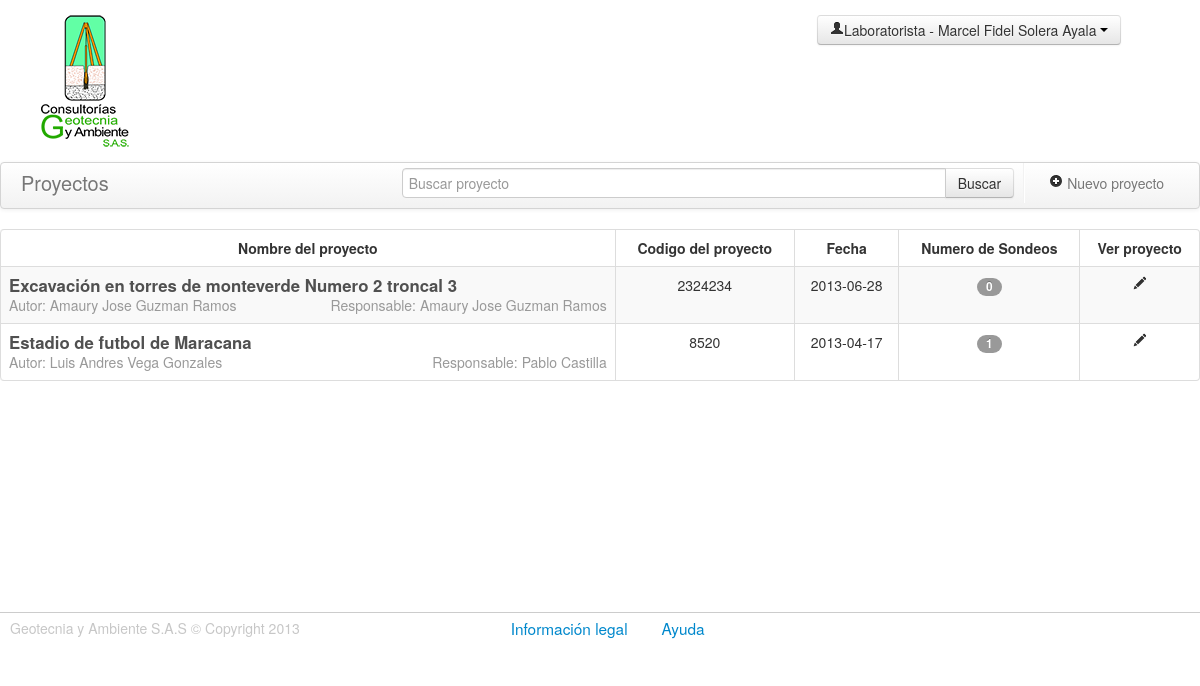
The app's page /proyectos.php (signed in) with its own data.
### tables this page shows
CREATE TABLE IF NOT EXISTS `proyectos` (
  `id_proyecto` int(30) NOT NULL AUTO_INCREMENT COMMENT 'Id del proyecto\r\n',
  `codigo_proyecto` int(30) NOT NULL COMMENT 'Codigo unico de proyecto',
  `nombre_proyecto` varchar(200) DEFAULT NULL COMMENT 'Nombre del proyecto',
  `lugar` varchar(200) DEFAULT NULL COMMENT 'Lugar donde se realiza el proyecto\r\n',
  `contratista` varchar(100) DEFAULT NULL COMMENT 'Nombre del contratista\r\n',
  `fecha` date NOT NULL COMMENT 'Fecha del proyecto\r\n',
  `fk_id_autor` int(11) NOT NULL,
  `fk_id_responsable` int(19) NOT NULL,
  `estado` int(11) NOT NULL DEFAULT '1',
  PRIMARY KEY (`id_proyecto`),
  UNIQUE KEY `codigo_proyecto` (`codigo_proyecto`),
  KEY `fk_id_autor` (`fk_id_autor`),
  KEY `fk_id_responsable` (`fk_id_responsable`)
);

CREATE TABLE IF NOT EXISTS `usuarios` (
  `id_usuario` int(30) NOT NULL AUTO_INCREMENT COMMENT 'Id del usuario',
  `cedula` int(30) NOT NULL COMMENT 'Cedula de los usuarios del sistema\r\n',
  `nombres` varchar(100) NOT NULL COMMENT 'Nombres del usuario',
  `apellidos` varchar(100) NOT NULL COMMENT 'Apellidos usuario',
  `tipo` varchar(100) NOT NULL COMMENT 'Tipo de usuario: Laboratorista , Ingeniero , Administrador.',
  `nombre_usuario` varchar(100) NOT NULL COMMENT 'Nombre de usuario',
  `password` varchar(50) NOT NULL COMMENT 'Contraseña',
  `estado` int(11) NOT NULL,
  PRIMARY KEY (`id_usuario`),
  UNIQUE KEY `cedula` (`cedula`)
);

### includes/proyectos.php (called while the page is built, shortened)
<?php
class proyectos extends DataBase {
	function getDatosProyectos( $busqueda = '' ) {
		$retorno = false;
		$sql = "SELECT
					  p.id_proyecto,
					  p.codigo_proyecto,
					  p.nombre_proyecto,
					  p.lugar,
					  p.contratista,
					  p.fecha,
					  p.fk_id_autor,
					  u.Nombres as nombres_autor,
					  u.apellidos as apellidos_autor,
					  p.fk_id_responsable,
					  r.Nombres as nombres_responsable,
					  r.apellidos as apellidos_responsable,
					  (SELECT count(*) FROM sondeos WHERE fk_idproyecto=p.id_proyecto ) AS cantidad
  				FROM
 					  proyectos p,usuarios u,usuarios r
  				where
  				      p.fk_id_autor=u.id_usuario and p.fk_id_responsable=r.id_usuario and p.estado='1'";
		$respuesta = $this->query($sql);
		if ( $respuesta ) {
			$matriz = array();
			while ( $fila = $respuesta->fetch_object() ) {
				$matriz[] = $fila;
			}
			$retorno = $matriz;
		}
		return $retorno;
	}
}
?>

### proyectos.php (the view, shortened to what this page needs)
<?php
  require_once('includes/proyectos.php');
  $data=$_SESSION['usuario'];
  $proyectosClass = new proyectos();
  if(isset($_GET['busqueda'])){
    $proyectos = $proyectosClass->getDatosProyectos($_GET['busqueda']);
  }
  else{
    $proyectos = $proyectosClass->getDatosProyectos();
  }
?>
<!DOCTYPE html>
<html class="no-js">
  <head>
    <link rel="stylesheet" href="assets/css/bootstrap.css">
    <link rel="stylesheet" href="assets/css/base.css">
    <link rel="stylesheet" href="assets/css/proyectos.css">
    <link rel="stylesheet" href="http://code.jquery.com/ui/1.10.1/themes/base/jquery-ui.css" />
  </head>
  <body>
    <div class="row-fluid header">
      <div class="span2">
        <a href="proyectos.php">
          <figure class="logo"></figure>
        </a>
      </div>
      <h3 class="span4 header-title"> </h3>
      <div class="btn-group span3 offset2 datos-perfil ">
        <a class="btn dropdown-toggle" data-toggle="dropdown" href="#">
          <span><i class="icon-user"></i><?php echo $data['tipo']." - ".$data['nombres']." ".$data['apellidos']; ?></span>
            <span class="caret"></span>
        </a>
      </div>
    </div>
    <div class="row-fluid cuerpo-proyectos">
      <div class="navbar">
        <div class="navbar-inner">
          <div class="container">
            <a class="brand" id="listar" href="proyectos.php" data-toggle="tooltip" title="Click listar todos los proyectos">Proyectos</a>
            <ul class="nav pull-right">
              <li class="divider-vertical"></li>
              <li>
                <a href="#Nuevoproyecto" role="button"  data-toggle="modal">
                  <i  class="icon-plus-sign"></i> Nuevo proyecto
                </a>
              </li>
            </ul>
            <form id="buscarProyecto" action="proyectos.php" class="navbar-form pull-right ">
              <div class="input-append  input-block-level">
                <input type="text" name='busqueda' placeholder="Buscar proyecto" class="input-xxlarge" >
                <button type="submit" class="btn" >Buscar</button>
              </div>
            </form>
          </div>
        </div>
      </div>
      <table id="proyectos" class="table table-hover table-striped table-bordered ">
        <thead>
          <tr>
            <th>Nombre del proyecto</th>
            <th>Codigo del proyecto</th>
            <th>Fecha</th>
            <th>Numero de Sondeos </th>
            <th>Ver proyecto</th>
          </tr>
        </thead>
        <tbody>
          <?php if ( count( $proyectos ) ) : ?>
          <?php foreach ( $proyectos as $proyecto ) : ?>
          <tr>
            <td>
              <a  href="sondeos.php?idp=<?php echo $proyecto->id_proyecto; ?>"><span class="pull-left titulo-proyectos brand"><?php echo $proyecto->nombre_proyecto; ?></span></a>
              <br>
              <span class="muted pull-left">Autor: <?php echo $proyecto->nombres_autor.' '.$proyecto->apellidos_autor ?></span>
              <span class="muted pull-right">Responsable: <?php echo $proyecto->nombres_responsable.' '.$proyecto->apellidos_responsable ?></span>
            </td>
            <td><?php echo $proyecto->codigo_proyecto; ?></td>
            <td><?php echo $proyecto->fecha; ?></td>
            <td>
              <span class="badge"><?php echo $proyecto->cantidad; ?></span>
            </td>
            <td>
              <a href="sondeos.php?idp=<?php echo $proyecto->id_proyecto; ?>"><i class="icon-pencil"></i></a>
            </td>
          </tr>
          <?php endforeach; ?>
          <?php endif ?>
        </tbody>
      </table>
    </div>
    <div class="row-fluid footer ">
      <footer class="span12">
        <p class="copiright span4" >Geotecnia y Ambiente S.A.S &copy; Copyright 2013</p>
        <p class="span6 offset1">
          <a href="#legal" role="button" data-toggle="modal" class="links-footer">Información legal</a>
          <a href="#Ayuda" role="button" data-toggle="modal" class="links-footer">Ayuda</a>
        </p>
      </footer>
    </div>
  </body>
</html>

### assets/css/base.css (style rules this page uses)
.logo { background:url(../img/logo_geotecnia.png) no-repeat; height: 134px; width: 90px; transition:all 0.5s ease-in; }
.header { border-bottom: 1px solid #CCC }
.header-title { margin-top: 100px; font-family: 'Open Sans', sans-serif; font-weight: 500; }
.datos-perfil { margin-top: 15px; }
.copiright { color: #c7c7c7; padding-left: 10px; }
.footer { border-top: 1px solid #CCC; padding: 5px 0 0 0 ; }
a.links-footer { font-size: 1.1em; font-weight: 500; padding-right: 30px; transition:all 0.5s ease-in; }

### assets/css/proyectos.css (style rules this page uses)
.header { border-bottom: none; }
.table td { text-align: center; }
.table th { text-align: center; }
.titulo-proyectos { font-weight:600; font-size: 1.2em; color: #505050; }
.cuerpo-proyectos { min-height:450px; }

### records on screen
proyectos: nombre_proyecto "Excavación en torres de monteverde Numero 2 troncal 3", fk_id_autor.nombres "Amaury Jose", fk_id_autor.apellidos "Guzman Ramos", codigo_proyecto "2324234", fecha "2013-06-28", cantidad "0"
proyectos: nombre_proyecto "Estadio de futbol de Maracana", fk_id_autor.nombres "Luis Andres", fk_id_autor.apellidos "Vega Gonzales", fk_id_responsable.nombres "Pablo", fk_id_responsable.apellidos "Castilla", codigo_proyecto "8520", fecha "2013-04-17", cantidad "1"

### other values on screen
$data['tipo'] "Laboratorista"
$data['nombres'] "Marcel Fidel"
$data['apellidos'] "Solera Ayala"
